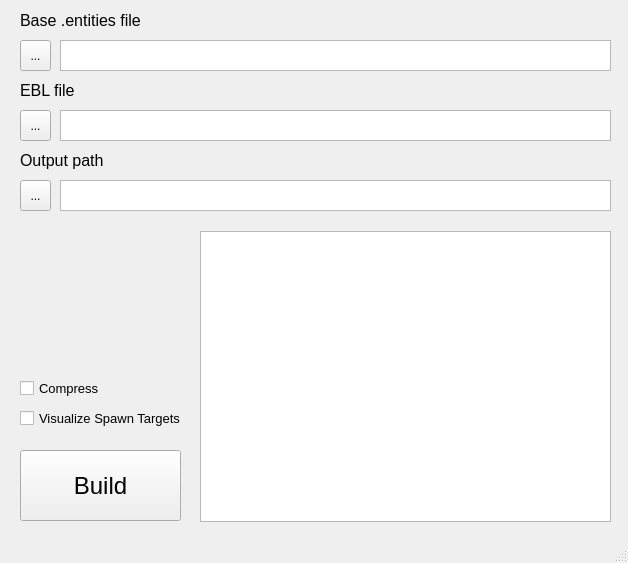
<?xml version="1.0" encoding="UTF-8"?>
<ui version="4.0">
 <class>MainWindow</class>
 <widget class="QMainWindow" name="MainWindow">
  <property name="geometry">
   <rect>
    <x>0</x>
    <y>0</y>
    <width>628</width>
    <height>563</height>
   </rect>
  </property>
  <property name="maximumSize">
   <size>
    <width>628</width>
    <height>563</height>
   </size>
  </property>
  <property name="windowTitle">
   <string>MainWindow</string>
  </property>
  <widget class="QWidget" name="centralwidget">
   <property name="sizePolicy">
    <sizepolicy hsizetype="Fixed" vsizetype="Fixed">
     <horstretch>0</horstretch>
     <verstretch>0</verstretch>
    </sizepolicy>
   </property>
   <property name="minimumSize">
    <size>
     <width>628</width>
     <height>522</height>
    </size>
   </property>
   <widget class="QTextEdit" name="base_entities_box">
    <property name="geometry">
     <rect>
      <x>60</x>
      <y>40</y>
      <width>551</width>
      <height>31</height>
     </rect>
    </property>
    <property name="maximumSize">
     <size>
      <width>628</width>
      <height>522</height>
     </size>
    </property>
    <property name="font">
     <font>
      <family>Consolas</family>
      <pointsize>10</pointsize>
     </font>
    </property>
   </widget>
   <widget class="QLabel" name="base_entities_label">
    <property name="geometry">
     <rect>
      <x>20</x>
      <y>10</y>
      <width>151</width>
      <height>21</height>
     </rect>
    </property>
    <property name="maximumSize">
     <size>
      <width>628</width>
      <height>522</height>
     </size>
    </property>
    <property name="font">
     <font>
      <pointsize>12</pointsize>
      <weight>50</weight>
      <bold>false</bold>
     </font>
    </property>
    <property name="text">
     <string>Base .entities file</string>
    </property>
   </widget>
   <widget class="QTextEdit" name="ebl_file_box">
    <property name="geometry">
     <rect>
      <x>60</x>
      <y>110</y>
      <width>551</width>
      <height>31</height>
     </rect>
    </property>
    <property name="maximumSize">
     <size>
      <width>628</width>
      <height>522</height>
     </size>
    </property>
    <property name="font">
     <font>
      <family>Consolas</family>
      <pointsize>10</pointsize>
     </font>
    </property>
   </widget>
   <widget class="QCheckBox" name="compress_box">
    <property name="geometry">
     <rect>
      <x>20</x>
      <y>380</y>
      <width>121</width>
      <height>17</height>
     </rect>
    </property>
    <property name="maximumSize">
     <size>
      <width>628</width>
      <height>522</height>
     </size>
    </property>
    <property name="font">
     <font>
      <pointsize>10</pointsize>
     </font>
    </property>
    <property name="text">
     <string>Compress</string>
    </property>
   </widget>
   <widget class="QCheckBox" name="show_targets_box">
    <property name="geometry">
     <rect>
      <x>20</x>
      <y>410</y>
      <width>171</width>
      <height>17</height>
     </rect>
    </property>
    <property name="maximumSize">
     <size>
      <width>628</width>
      <height>522</height>
     </size>
    </property>
    <property name="font">
     <font>
      <pointsize>10</pointsize>
     </font>
    </property>
    <property name="text">
     <string>Visualize Spawn Targets</string>
    </property>
   </widget>
   <widget class="QToolButton" name="ebl_fileselect">
    <property name="geometry">
     <rect>
      <x>20</x>
      <y>110</y>
      <width>31</width>
      <height>31</height>
     </rect>
    </property>
    <property name="maximumSize">
     <size>
      <width>628</width>
      <height>522</height>
     </size>
    </property>
    <property name="text">
     <string>...</string>
    </property>
   </widget>
   <widget class="QToolButton" name="base_entities_fileselect">
    <property name="geometry">
     <rect>
      <x>20</x>
      <y>40</y>
      <width>31</width>
      <height>31</height>
     </rect>
    </property>
    <property name="maximumSize">
     <size>
      <width>628</width>
      <height>522</height>
     </size>
    </property>
    <property name="text">
     <string>...</string>
    </property>
   </widget>
   <widget class="QPushButton" name="build_btn">
    <property name="geometry">
     <rect>
      <x>20</x>
      <y>450</y>
      <width>161</width>
      <height>71</height>
     </rect>
    </property>
    <property name="maximumSize">
     <size>
      <width>628</width>
      <height>522</height>
     </size>
    </property>
    <property name="font">
     <font>
      <pointsize>18</pointsize>
     </font>
    </property>
    <property name="text">
     <string>Build</string>
    </property>
    <property name="default">
     <bool>false</bool>
    </property>
   </widget>
   <widget class="QLabel" name="ebl_file_label">
    <property name="geometry">
     <rect>
      <x>20</x>
      <y>80</y>
      <width>151</width>
      <height>21</height>
     </rect>
    </property>
    <property name="maximumSize">
     <size>
      <width>628</width>
      <height>522</height>
     </size>
    </property>
    <property name="font">
     <font>
      <pointsize>12</pointsize>
      <weight>50</weight>
      <bold>false</bold>
     </font>
    </property>
    <property name="text">
     <string>EBL file</string>
    </property>
   </widget>
   <widget class="QTextEdit" name="ebl_file_box_2">
    <property name="geometry">
     <rect>
      <x>60</x>
      <y>180</y>
      <width>551</width>
      <height>31</height>
     </rect>
    </property>
    <property name="maximumSize">
     <size>
      <width>628</width>
      <height>522</height>
     </size>
    </property>
    <property name="font">
     <font>
      <family>Consolas</family>
      <pointsize>10</pointsize>
     </font>
    </property>
   </widget>
   <widget class="QToolButton" name="ebl_fileselect_2">
    <property name="geometry">
     <rect>
      <x>20</x>
      <y>180</y>
      <width>31</width>
      <height>31</height>
     </rect>
    </property>
    <property name="maximumSize">
     <size>
      <width>628</width>
      <height>522</height>
     </size>
    </property>
    <property name="text">
     <string>...</string>
    </property>
   </widget>
   <widget class="QLabel" name="ebl_file_label_2">
    <property name="geometry">
     <rect>
      <x>20</x>
      <y>150</y>
      <width>151</width>
      <height>21</height>
     </rect>
    </property>
    <property name="maximumSize">
     <size>
      <width>628</width>
      <height>522</height>
     </size>
    </property>
    <property name="font">
     <font>
      <pointsize>12</pointsize>
      <weight>50</weight>
      <bold>false</bold>
     </font>
    </property>
    <property name="text">
     <string>Output path</string>
    </property>
   </widget>
   <widget class="QTextBrowser" name="log_browser">
    <property name="geometry">
     <rect>
      <x>200</x>
      <y>231</y>
      <width>411</width>
      <height>291</height>
     </rect>
    </property>
    <property name="maximumSize">
     <size>
      <width>628</width>
      <height>522</height>
     </size>
    </property>
    <property name="font">
     <font>
      <family>Consolas</family>
     </font>
    </property>
   </widget>
  </widget>
  <widget class="QMenuBar" name="menubar">
   <property name="geometry">
    <rect>
     <x>0</x>
     <y>0</y>
     <width>628</width>
     <height>21</height>
    </rect>
   </property>
  </widget>
  <widget class="QStatusBar" name="statusbar"/>
  <action name="actionselect_entities_file">
   <property name="text">
    <string>select_entities_file</string>
   </property>
  </action>
  <action name="actionselect_ebl_file">
   <property name="text">
    <string>select_ebl_file</string>
   </property>
  </action>
  <action name="actionselect_output_path">
   <property name="text">
    <string>select_output_path</string>
   </property>
  </action>
  <action name="actionbuild">
   <property name="text">
    <string>build</string>
   </property>
  </action>
 </widget>
 <resources/>
 <connections/>
</ui>
